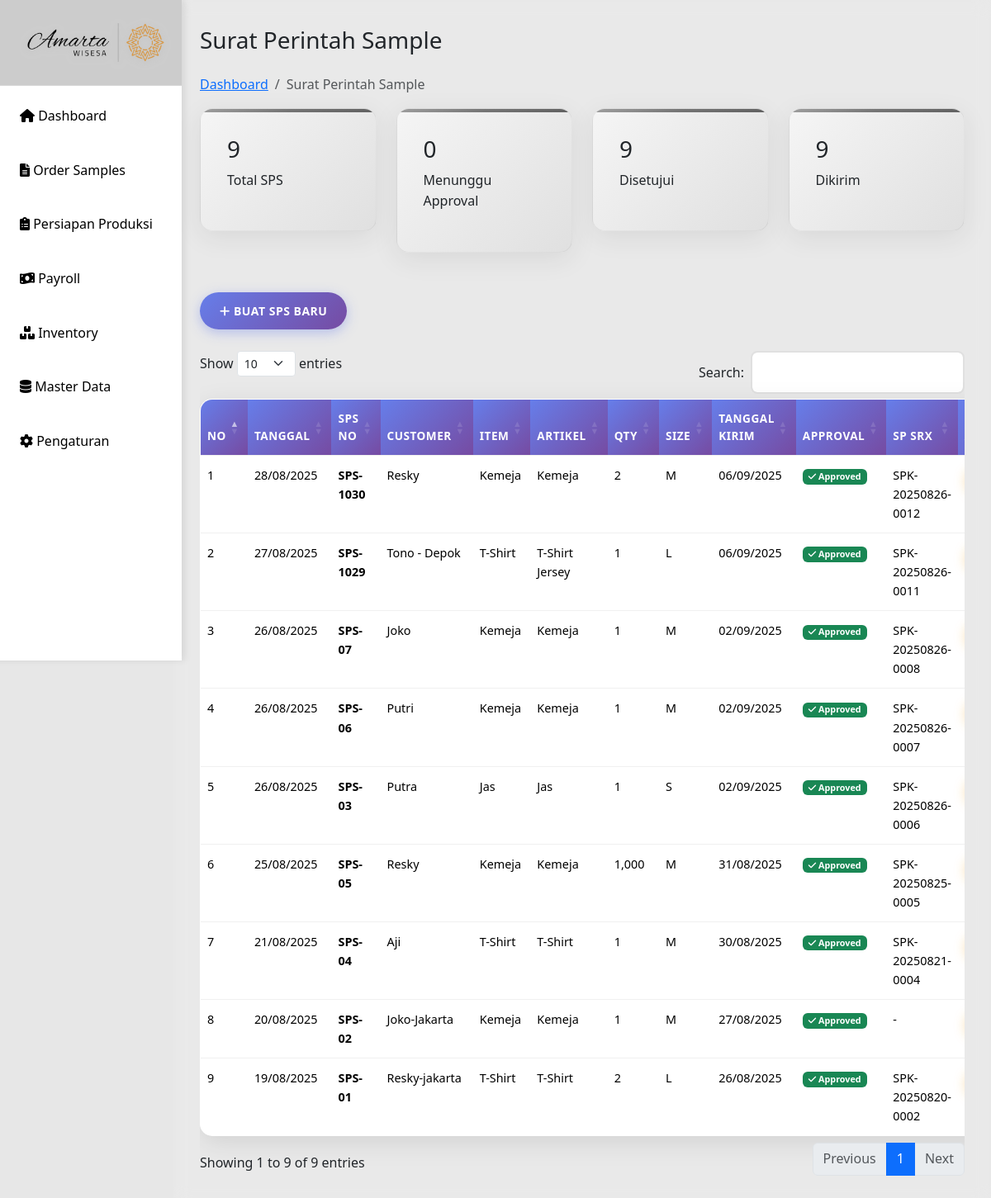
Page /sps-sample.php on the earlier database version.
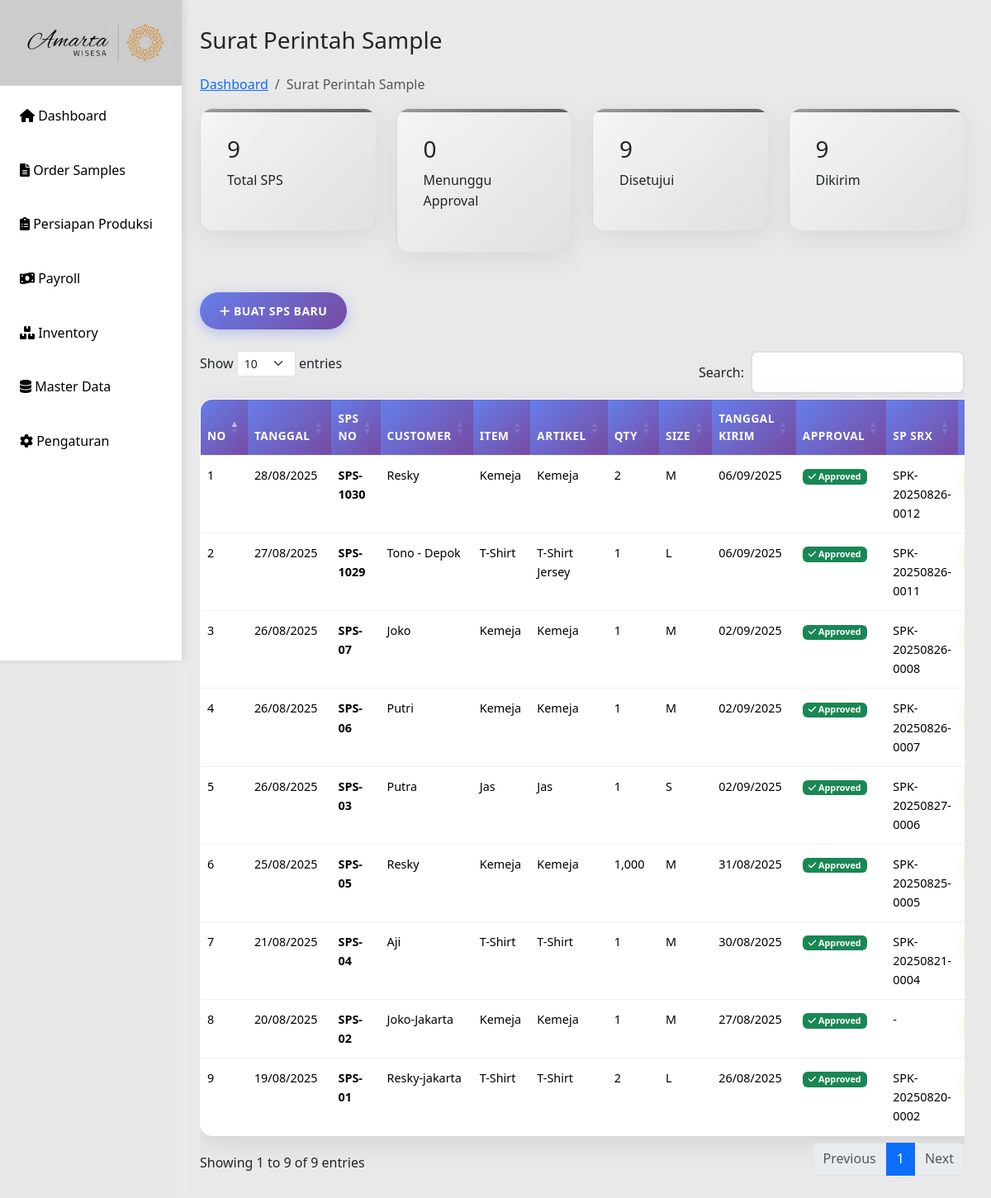
Same page on the later database version.
### tables this page shows
CREATE TABLE `sps` (
  `id` int(10) UNSIGNED NOT NULL,
  `tanggal` date DEFAULT NULL,
  `sps_no` varchar(20) DEFAULT NULL,
  `customer` varchar(100) DEFAULT NULL,
  `item` varchar(100) DEFAULT NULL,
  `artikel` varchar(100) DEFAULT NULL,
  `qty` int(11) DEFAULT NULL,
  `size` varchar(20) DEFAULT NULL,
  `sample_product` varchar(255) DEFAULT NULL,
  `design` varchar(255) DEFAULT NULL,
  `st_chart` varchar(255) DEFAULT NULL,
  `material_sm` varchar(255) DEFAULT NULL,
  `pola_sample` varchar(255) DEFAULT NULL,
  `buat_sample` varchar(255) DEFAULT NULL,
  `kirim` date DEFAULT NULL,
  `approval` varchar(100) DEFAULT NULL,
  `sp_srx` varchar(100) DEFAULT NULL
);

### sps-sample.php (the view, shortened to what this page needs)
<?php
include "includes/header.php";
include "config/db.php";
$result = $conn->query("SELECT * FROM sps ORDER BY id DESC");
$pending_result = $conn->query("SELECT COUNT(*) as pending_count FROM sps WHERE approval = '' OR approval IS NULL");
$pending_count = $pending_result->fetch_assoc()['pending_count'];
$approved_result = $conn->query("SELECT COUNT(*) as approved_count FROM sps WHERE approval != '' AND approval IS NOT NULL");
$approved_count = $approved_result->fetch_assoc()['approved_count'];
$kirim_result = $conn->query("SELECT COUNT(*) as kirim_count FROM sps WHERE approval ='Approved' ");
$kirim_count = $kirim_result->fetch_assoc()['kirim_count'];
?>
    <main class="main-content">
            <div>
                <h1 class="h3 mb-4">Surat Perintah Sample</h1>
                <nav aria-label="breadcrumb">
                    <ol class="breadcrumb">
                        <li class="breadcrumb-item"><a href="index.php">Dashboard</a></li>
                        <li class="breadcrumb-item active">Surat Perintah Sample</li>
                    </ol>
                </nav>
            </div>
        <div class="row mb-4">
            <div class="col-md-3">
                <div class="stats-card">
                    <h3><?php echo $result->num_rows; ?></h3>
                    <p>Total SPS</p>
                </div>
            </div>
            <div class="col-md-3">
                <div class="stats-card">
                    <h3><?php echo $pending_count; ?></h3>
                    <p>Menunggu Approval</p>
                </div>
            </div>
            <div class="col-md-3">
                <div class="stats-card">
                    <h3><?php echo $approved_count; ?></h3>
                    <p>Disetujui</p>
                </div>
            </div>
            <div class="col-md-3">
                <div class="stats-card">
                    <h3><?php echo $kirim_count; ?></h3>
                    <p>Dikirim</p>
                </div>
            </div>
        </div>
        <div>
            <button class="btn btn-primary" data-bs-toggle="modal" data-bs-target="#spsModal">
                <i class="fas fa-plus"></i> Buat SPS Baru
            </button>
        </div><br>
        <div class="table-container">
            <div class="table-responsive">
                <table id="sppTable" class="table table-hover">
                    <thead>
                        <tr>
                            <th>No</th>
                            <th>Tanggal</th>
                            <th>SPS No</th>
                            <th>Customer</th>
                            <th>Item</th>
                            <th>Artikel</th>
                            <th>Qty</th>
                            <th>Size</th>
                            <th>Tanggal Kirim</th>
                            <th>Approval</th>
                            <th>SP SRX</th>
                            <th>Aksi</th>
                        </tr>
                    </thead>
                    <tbody>
                        <?php $no=1; while($row = $result->fetch_assoc()): ?>
                        <tr>
                            <td><?= $no++ ?></td>
                            <td><?= date('d/m/Y', strtotime($row['tanggal'])) ?></td>
                            <td><strong><?= $row['sps_no'] ?></strong></td>
                            <td><?= $row['customer'] ?></td>
                            <td><?= $row['item'] ?></td>
                            <td><?= $row['artikel'] ?></td>
                            <td><?= number_format($row['qty']) ?></td>
                            <td><?= $row['size'] ?></td>
                            <td><?= $row['kirim'] ? date('d/m/Y', strtotime($row['kirim'])) : '-' ?></td>
                            <td>
                                <?php if($row['approval']): ?>
                                    <span class="badge bg-success"><i class="fas fa-check"></i> <?= $row['approval'] ?></span>
                                <?php else: ?>
                                    <span class="badge bg-warning"><i class="fas fa-clock"></i> Pending</span>
                                <?php endif; ?>
                            </td>
                            <td><?= $row['sp_srx'] ?: '-' ?></td>
                            <td>
                            </td>
                        </tr>
                        <?php endwhile; ?>
                    </tbody>
                </table>
            </div>
        </div>
    </main>
<?php include 'includes/footer.php';

Differences in the rows shown:
changed sps "SPS-03": sp_srx "SPK-20250826-0006" → "SPK-20250827-0006"
